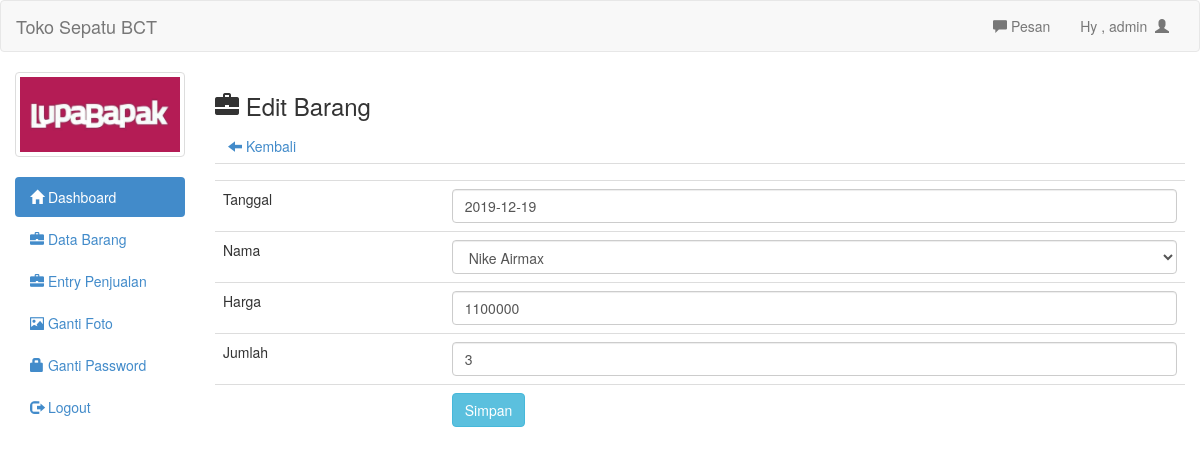
Before: /admin/edit_laku.php?id=102 (signed in) with the older database file.
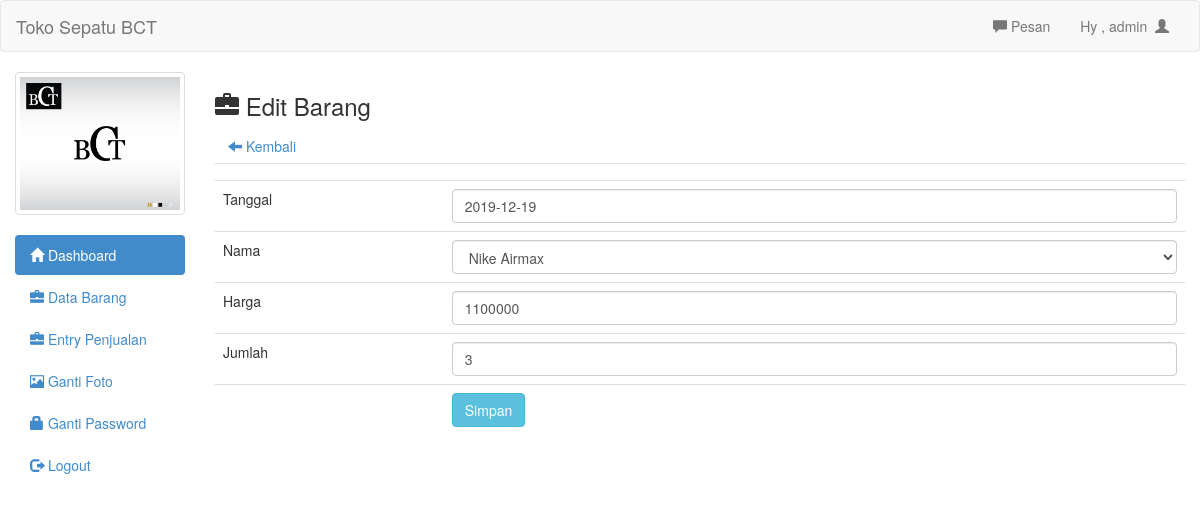
After: the same page with the newer database file.
### tables this page shows
CREATE TABLE `tbl_user` (
  `id` int(11) NOT NULL,
  `uname` varchar(30) NOT NULL,
  `pass` varchar(70) NOT NULL,
  `foto` text NOT NULL
);

### admin/edit_laku.php (the view, shortened to what this page needs)
<?php
include 'header.php';
?>
<h3><span class="glyphicon glyphicon-briefcase"></span>  Edit Barang</h3>
<a class="btn" href="barang_laku.php"><span class="glyphicon glyphicon-arrow-left"></span>  Kembali</a>
<?php
$id_brg=mysqli_real_escape_string($conn, $_GET['id']);
$det=mysqli_query($conn, "SELECT * from barang_laku where id='$id_brg'")or die(mysql_error());
while($d=mysqli_fetch_array($det)){
	?>
	<form action="update_laku.php" method="post">
		<table class="table">
			<tr>
				<td></td>
				<td><input type="hidden" name="id" value="<?php echo $d['id'] ?>"></td>
			</tr>
			<tr>
				<td>Tanggal</td>
				<td><input name="tgl" type="text" class="form-control" id="tgl" autocomplete="off" value="<?php echo $d['tanggal'] ?>"></td>
			</tr>
			<tr>
				<td>Nama</td>
				<td>
					<select class="form-control" name="nama">
						<?php
						$brg=mysqli_query($conn, "SELECT * from barang");
						while($b=mysqli_fetch_array($brg)){
							?>
							<option <?php if($d['nama']==$b['nama']){echo "selected"; } ?> value="<?php echo $b['nama']; ?>"><?php echo $b['nama'] ?></option>
							<?php
						}
						?>
					</select>
				</td>
			</tr>
			<tr>
				<td>Harga</td>
				<td><input type="text" class="form-control" name="harga" value="<?php echo $d['harga'] ?>"></td>
			</tr>
			<tr>
				<td>Jumlah</td>
				<td><input type="text" class="form-control" name="jumlah" value="<?php echo $d['jumlah'] ?>"></td>
			</tr>
			<tr>
				<td></td>
				<td><input type="submit" class="btn btn-info" value="Simpan"></td>
			</tr>
		</table>
	</form>
	<?php
}
?>
<?php
include 'footer.php';
?>

### admin/header.php (shortened to what this page needs)
<!DOCTYPE html>
<html>
<head>
	<?php
	include 'config.php';
	?>
	<link rel="stylesheet" type="text/css" href="../assets/css/bootstrap.css">
	<link rel="stylesheet" type="text/css" href="../assets/js/jquery-ui/jquery-ui.css">
</head>
<body>
	<div class="navbar navbar-default">
		<div class="container-fluid">
			<div class="navbar-header">
				<a href="https://bacotttttt.000webhostapp.com/" class="navbar-brand">Toko Sepatu BCT</a>
			</div>
			<div class="collapse navbar-collapse">
				<ul class="nav navbar-nav navbar-right">
					<li><a id="pesan_sedia" href="#" data-toggle="modal" data-target="#modalpesan"><span class='glyphicon glyphicon-comment'></span>  Pesan</a></li>
					<li><a class="dropdown-toggle" data-toggle="dropdown" role="button" href="#">Hy , <?php echo $_SESSION['uname']  ?>&nbsp&nbsp<span class="glyphicon glyphicon-user"></span></a></li>
				</ul>
			</div>
		</div>
	</div>
	<div class="col-md-2">
		<div class="row">
			<?php
			$use=$_SESSION['uname'];
			$fo=mysqli_query($conn, "SELECT foto from tbl_user where uname='$use'");
			while($f=mysqli_fetch_array($fo)){
				?>
				<div class="col-xs-6 col-md-12">
					<a class="thumbnail">
						<img class="img-responsive" src="foto/<?php echo $f['foto']; ?>">
					</a>
				</div>
				<?php
			}
			?>
		</div>
		<ul class="nav nav-pills nav-stacked">
			<li class="active"><a href="index.php"><span class="glyphicon glyphicon-home"></span>  Dashboard</a></li>
			<li><a href="barang.php"><span class="glyphicon glyphicon-briefcase"></span>  Data Barang</a></li>
			<li><a href="barang_laku.php"><span class="glyphicon glyphicon-briefcase"></span>  Entry Penjualan</a></li>
			<li><a href="ganti_foto.php"><span class="glyphicon glyphicon-picture"></span>  Ganti Foto</a></li>
			<li><a href="ganti_pass.php"><span class="glyphicon glyphicon-lock"></span> Ganti Password</a></li>
			<li><a href="logout.php"><span class="glyphicon glyphicon-log-out"></span>  Logout</a></li>
		</ul>
	</div>
	<div class="col-md-10">

Changed rows visible on the page:
changed tbl_user: foto: a different picture
